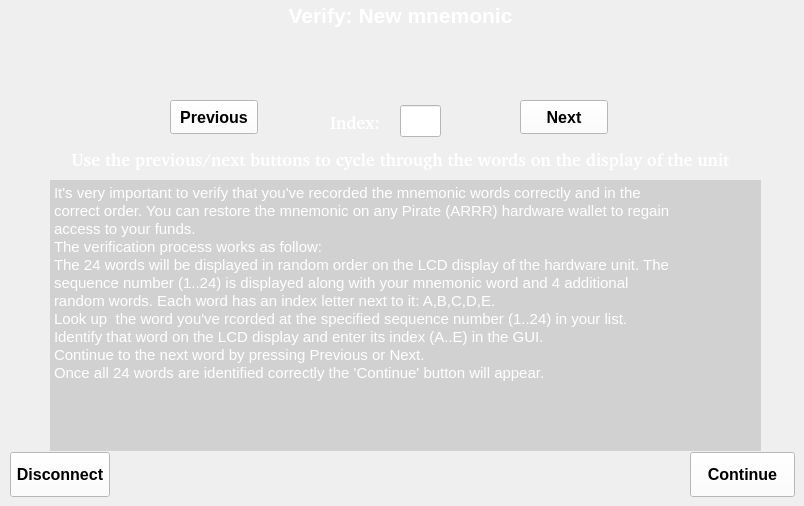
    <widget class="QWidget" name="pageSetupMnemonic4">
     <widget class="QLabel" name="label_21">
      <property name="geometry">
       <rect>
        <x>10</x>
        <y>0</y>
        <width>781</width>
        <height>31</height>
       </rect>
      </property>
      <property name="font">
       <font>
        <pointsize>16</pointsize>
        <weight>75</weight>
        <bold>true</bold>
       </font>
      </property>
      <property name="styleSheet">
       <string notr="true">color: rgb(255, 255, 255);</string>
      </property>
      <property name="text">
       <string>Verify: New mnemonic</string>
      </property>
      <property name="alignment">
       <set>Qt::AlignCenter</set>
      </property>
     </widget>
     <widget class="QLabel" name="lbSetupMnemonic4_Heading">
      <property name="geometry">
       <rect>
        <x>10</x>
        <y>50</y>
        <width>781</width>
        <height>20</height>
       </rect>
      </property>
      <property name="font">
       <font>
        <family>Nimbus Sans [UKWN]</family>
        <pointsize>12</pointsize>
        <weight>75</weight>
        <bold>true</bold>
       </font>
      </property>
      <property name="styleSheet">
       <string notr="true">color: rgb(255, 255, 255);</string>
      </property>
      <property name="text">
       <string/>
      </property>
      <property name="alignment">
       <set>Qt::AlignCenter</set>
      </property>
     </widget>
     <widget class="QLabel" name="label_22">
      <property name="geometry">
       <rect>
        <x>10</x>
        <y>150</y>
        <width>781</width>
        <height>20</height>
       </rect>
      </property>
      <property name="font">
       <font>
        <family>Nimbus Sans [UKWN]</family>
        <pointsize>13</pointsize>
        <weight>75</weight>
        <bold>true</bold>
       </font>
      </property>
      <property name="styleSheet">
       <string notr="true">color: rgb(255, 255, 255);</string>
      </property>
      <property name="text">
       <string>Use the previous/next buttons to cycle through the words on the display of the unit</string>
      </property>
      <property name="alignment">
       <set>Qt::AlignCenter</set>
      </property>
     </widget>
     <widget class="QPushButton" name="btSetupMnemonic4_Previous">
      <property name="geometry">
       <rect>
        <x>170</x>
        <y>100</y>
        <width>88</width>
        <height>34</height>
       </rect>
      </property>
      <property name="font">
       <font>
        <pointsize>12</pointsize>
        <weight>75</weight>
        <bold>true</bold>
       </font>
      </property>
      <property name="styleSheet">
       <string notr="true">background-color: rgba(255, 255, 255, 255);</string>
      </property>
      <property name="text">
       <string>Previous</string>
      </property>
     </widget>
     <widget class="QPushButton" name="btSetupMnemonic4_Next">
      <property name="geometry">
       <rect>
        <x>520</x>
        <y>100</y>
        <width>88</width>
        <height>34</height>
       </rect>
      </property>
      <property name="font">
       <font>
        <pointsize>12</pointsize>
        <weight>75</weight>
        <bold>true</bold>
       </font>
      </property>
      <property name="styleSheet">
       <string notr="true">background-color: rgba(255, 255, 255, 255);</string>
      </property>
      <property name="text">
       <string>Next</string>
      </property>
     </widget>
     <widget class="QLabel" name="lbSetupMnemonic4">
      <property name="geometry">
       <rect>
        <x>330</x>
        <y>112</y>
        <width>61</width>
        <height>21</height>
       </rect>
      </property>
      <property name="font">
       <font>
        <family>Nimbus Sans [UKWN]</family>
        <pointsize>13</pointsize>
        <weight>75</weight>
        <bold>true</bold>
       </font>
      </property>
      <property name="styleSheet">
       <string notr="true">color: rgb(255, 255, 255);</string>
      </property>
      <property name="text">
       <string>Index:</string>
      </property>
     </widget>
     <widget class="QTextEdit" name="teSetupMneumonic4">
      <property name="geometry">
       <rect>
        <x>50</x>
        <y>180</y>
        <width>711</width>
        <height>271</height>
       </rect>
      </property>
      <property name="font">
       <font>
        <pointsize>13</pointsize>
        <weight>50</weight>
        <bold>false</bold>
       </font>
      </property>
      <property name="styleSheet">
       <string notr="true">color: rgb(255, 255, 255);
background-color: rgba(0, 0, 0, 32);</string>
      </property>
      <property name="frameShape">
       <enum>QFrame::NoFrame</enum>
      </property>
      <property name="verticalScrollBarPolicy">
       <enum>Qt::ScrollBarAlwaysOff</enum>
      </property>
      <property name="horizontalScrollBarPolicy">
       <enum>Qt::ScrollBarAlwaysOff</enum>
      </property>
      <property name="readOnly">
       <bool>true</bool>
      </property>
      <property name="html">
       <string>&lt;!DOCTYPE HTML PUBLIC &quot;-//W3C//DTD HTML 4.0//EN&quot; &quot;http://www.w3.org/TR/REC-html40/strict.dtd&quot;&gt;
&lt;html&gt;&lt;head&gt;&lt;meta name=&quot;qrichtext&quot; content=&quot;1&quot; /&gt;&lt;style type=&quot;text/css&quot;&gt;
p, li { white-space: pre-wrap; }
&lt;/style&gt;&lt;/head&gt;&lt;body style=&quot; font-family:'Noto Sans'; font-size:13pt; font-weight:400; font-style:normal;&quot;&gt;
&lt;p align=&quot;justify&quot; style=&quot; margin-top:0px; margin-bottom:0px; margin-left:0px; margin-right:0px; -qt-block-indent:0; text-indent:0px;&quot;&gt;&lt;span style=&quot; font-size:11pt;&quot;&gt;It's very important to verify that you've recorded the mnemonic words correctly and in the&lt;/span&gt;&lt;/p&gt;
&lt;p align=&quot;justify&quot; style=&quot; margin-top:0px; margin-bottom:0px; margin-left:0px; margin-right:0px; -qt-block-indent:0; text-indent:0px;&quot;&gt;&lt;span style=&quot; font-size:11pt;&quot;&gt;correct order. You can restore the mnemonic on any Pirate (ARRR) hardware wallet to regain&lt;/span&gt;&lt;/p&gt;
&lt;p align=&quot;justify&quot; style=&quot; margin-top:0px; margin-bottom:0px; margin-left:0px; margin-right:0px; -qt-block-indent:0; text-indent:0px;&quot;&gt;&lt;span style=&quot; font-size:11pt;&quot;&gt;access to your funds.&lt;/span&gt;&lt;/p&gt;
&lt;p align=&quot;justify&quot; style=&quot; margin-top:0px; margin-bottom:0px; margin-left:0px; margin-right:0px; -qt-block-indent:0; text-indent:0px;&quot;&gt;&lt;span style=&quot; font-size:11pt;&quot;&gt;The verification process works as follow:&lt;/span&gt;&lt;/p&gt;
&lt;p align=&quot;justify&quot; style=&quot; margin-top:0px; margin-bottom:0px; margin-left:0px; margin-right:0px; -qt-block-indent:0; text-indent:0px;&quot;&gt;&lt;span style=&quot; font-size:11pt;&quot;&gt;The 24 words will be displayed in random order on the LCD display of the hardware unit. The &lt;/span&gt;&lt;/p&gt;
&lt;p align=&quot;justify&quot; style=&quot; margin-top:0px; margin-bottom:0px; margin-left:0px; margin-right:0px; -qt-block-indent:0; text-indent:0px;&quot;&gt;&lt;span style=&quot; font-size:11pt;&quot;&gt;sequence number (1..24) is displayed along with your mnemonic word and 4 additional &lt;/span&gt;&lt;/p&gt;
&lt;p align=&quot;justify&quot; style=&quot; margin-top:0px; margin-bottom:0px; margin-left:0px; margin-right:0px; -qt-block-indent:0; text-indent:0px;&quot;&gt;&lt;span style=&quot; font-size:11pt;&quot;&gt;random words. Each word has an index letter next to it: A,B,C,D,E.&lt;/span&gt;&lt;/p&gt;
&lt;p align=&quot;justify&quot; style=&quot; margin-top:0px; margin-bottom:0px; margin-left:0px; margin-right:0px; -qt-block-indent:0; text-indent:0px;&quot;&gt;&lt;span style=&quot; font-size:11pt;&quot;&gt;Look up  the word you've rcorded at the specified sequence number (1..24) in your list.&lt;/span&gt;&lt;/p&gt;
&lt;p align=&quot;justify&quot; style=&quot; margin-top:0px; margin-bottom:0px; margin-left:0px; margin-right:0px; -qt-block-indent:0; text-indent:0px;&quot;&gt;&lt;span style=&quot; font-size:11pt;&quot;&gt;Identify that word on the LCD display and enter its index (A..E) in the GUI.&lt;/span&gt;&lt;/p&gt;
&lt;p align=&quot;justify&quot; style=&quot; margin-top:0px; margin-bottom:0px; margin-left:0px; margin-right:0px; -qt-block-indent:0; text-indent:0px;&quot;&gt;&lt;span style=&quot; font-size:11pt;&quot;&gt;Continue to the next word by pressing Previous or Next.&lt;/span&gt;&lt;/p&gt;
&lt;p align=&quot;justify&quot; style=&quot; margin-top:0px; margin-bottom:0px; margin-left:0px; margin-right:0px; -qt-block-indent:0; text-indent:0px;&quot;&gt;&lt;span style=&quot; font-size:11pt;&quot;&gt;Once all 24 words are identified correctly the 'Continue' button will appear.&lt;/span&gt;&lt;/p&gt;&lt;/body&gt;&lt;/html&gt;</string>
      </property>
     </widget>
     <widget class="QLineEdit" name="leSetupMnemonic4">
      <property name="geometry">
       <rect>
        <x>400</x>
        <y>105</y>
        <width>41</width>
        <height>32</height>
       </rect>
      </property>
      <property name="styleSheet">
       <string notr="true">background-color: rgba(255, 255, 255, 255);</string>
      </property>
      <property name="maxLength">
       <number>1</number>
      </property>
     </widget>
     <widget class="QPushButton" name="btSetupMnemonic4_Cancel">
      <property name="geometry">
       <rect>
        <x>10</x>
        <y>452</y>
        <width>100</width>
        <height>45</height>
       </rect>
      </property>
      <property name="minimumSize">
       <size>
        <width>100</width>
        <height>45</height>
       </size>
      </property>
      <property name="maximumSize">
       <size>
        <width>100</width>
        <height>45</height>
       </size>
      </property>
      <property name="font">
       <font>
        <pointsize>12</pointsize>
        <weight>75</weight>
        <bold>true</bold>
       </font>
      </property>
      <property name="styleSheet">
       <string notr="true">background-color: rgba(255, 255, 255, 255);</string>
      </property>
      <property name="text">
       <string>Disconnect</string>
      </property>
     </widget>
     <widget class="QPushButton" name="btSetupMnemonic4_Continue">
      <property name="geometry">
       <rect>
        <x>690</x>
        <y>452</y>
        <width>105</width>
        <height>45</height>
       </rect>
      </property>
      <property name="minimumSize">
       <size>
        <width>105</width>
        <height>45</height>
       </size>
      </property>
      <property name="maximumSize">
       <size>
        <width>105</width>
        <height>45</height>
       </size>
      </property>
      <property name="font">
       <font>
        <pointsize>12</pointsize>
        <weight>75</weight>
        <bold>true</bold>
       </font>
      </property>
      <property name="styleSheet">
       <string notr="true">background-color: rgba(255, 255, 255, 255);</string>
      </property>
      <property name="text">
       <string>Continue</string>
      </property>
     </widget>
    </widget>
